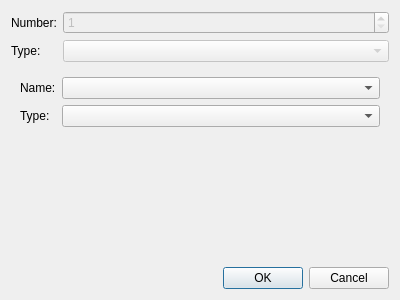
<?xml version="1.0" encoding="UTF-8"?>
<ui version="4.0">
 <class>AddEditConstantDialog</class>
 <widget class="QDialog" name="AddEditConstantDialog">
  <property name="geometry">
   <rect>
    <x>0</x>
    <y>0</y>
    <width>400</width>
    <height>300</height>
   </rect>
  </property>
  <property name="windowTitle">
   <string>Dialog</string>
  </property>
  <layout class="QVBoxLayout" name="verticalLayout">
   <item>
    <layout class="QFormLayout" name="formLayout">
     <item row="0" column="0">
      <widget class="QLabel" name="label">
       <property name="text">
        <string>Number:</string>
       </property>
      </widget>
     </item>
     <item row="0" column="1">
      <widget class="QSpinBox" name="spinNumber">
       <property name="enabled">
        <bool>false</bool>
       </property>
       <property name="minimum">
        <number>1</number>
       </property>
      </widget>
     </item>
     <item row="1" column="0">
      <widget class="QLabel" name="label_2">
       <property name="text">
        <string>Type:</string>
       </property>
      </widget>
     </item>
     <item row="1" column="1">
      <widget class="QComboBox" name="comboType">
       <property name="enabled">
        <bool>false</bool>
       </property>
      </widget>
     </item>
    </layout>
   </item>
   <item>
    <widget class="QStackedWidget" name="stackedWidget">
     <property name="currentIndex">
      <number>3</number>
     </property>
     <widget class="QWidget" name="page">
      <layout class="QFormLayout" name="formLayout_3">
       <item row="0" column="1">
        <widget class="QLineEdit" name="editContent"/>
       </item>
       <item row="0" column="0">
        <widget class="QLabel" name="label_3">
         <property name="text">
          <string>Content:</string>
         </property>
        </widget>
       </item>
      </layout>
     </widget>
     <widget class="QWidget" name="page_2">
      <layout class="QFormLayout" name="formLayout_2">
       <item row="0" column="1">
        <widget class="QComboBox" name="comboName"/>
       </item>
       <item row="0" column="0">
        <widget class="QLabel" name="label_4">
         <property name="text">
          <string>Name:</string>
         </property>
        </widget>
       </item>
      </layout>
     </widget>
     <widget class="QWidget" name="page_3">
      <layout class="QFormLayout" name="formLayout_4">
       <item row="0" column="1">
        <widget class="QComboBox" name="comboClassRef"/>
       </item>
       <item row="0" column="0">
        <widget class="QLabel" name="label_5">
         <property name="text">
          <string>Class reference:</string>
         </property>
        </widget>
       </item>
       <item row="1" column="1">
        <widget class="QComboBox" name="comboNameTypeDesc"/>
       </item>
       <item row="1" column="0">
        <widget class="QLabel" name="label_6">
         <property name="text">
          <string>Nametype descriptor:</string>
         </property>
        </widget>
       </item>
      </layout>
     </widget>
     <widget class="QWidget" name="page_4">
      <layout class="QFormLayout" name="formLayout_5">
       <item row="0" column="1">
        <widget class="QComboBox" name="comboName2"/>
       </item>
       <item row="0" column="0">
        <widget class="QLabel" name="label_7">
         <property name="text">
          <string>Name:</string>
         </property>
        </widget>
       </item>
       <item row="1" column="1">
        <widget class="QComboBox" name="comboType2"/>
       </item>
       <item row="1" column="0">
        <widget class="QLabel" name="label_8">
         <property name="text">
          <string>Type:</string>
         </property>
        </widget>
       </item>
      </layout>
     </widget>
    </widget>
   </item>
   <item>
    <widget class="QDialogButtonBox" name="buttonBox">
     <property name="orientation">
      <enum>Qt::Horizontal</enum>
     </property>
     <property name="standardButtons">
      <set>QDialogButtonBox::Cancel|QDialogButtonBox::Ok</set>
     </property>
    </widget>
   </item>
  </layout>
 </widget>
 <resources/>
 <connections>
  <connection>
   <sender>buttonBox</sender>
   <signal>accepted()</signal>
   <receiver>AddEditConstantDialog</receiver>
   <slot>accept()</slot>
   <hints>
    <hint type="sourcelabel">
     <x>248</x>
     <y>254</y>
    </hint>
    <hint type="destinationlabel">
     <x>157</x>
     <y>274</y>
    </hint>
   </hints>
  </connection>
  <connection>
   <sender>buttonBox</sender>
   <signal>rejected()</signal>
   <receiver>AddEditConstantDialog</receiver>
   <slot>reject()</slot>
   <hints>
    <hint type="sourcelabel">
     <x>316</x>
     <y>260</y>
    </hint>
    <hint type="destinationlabel">
     <x>286</x>
     <y>274</y>
    </hint>
   </hints>
  </connection>
 </connections>
</ui>
